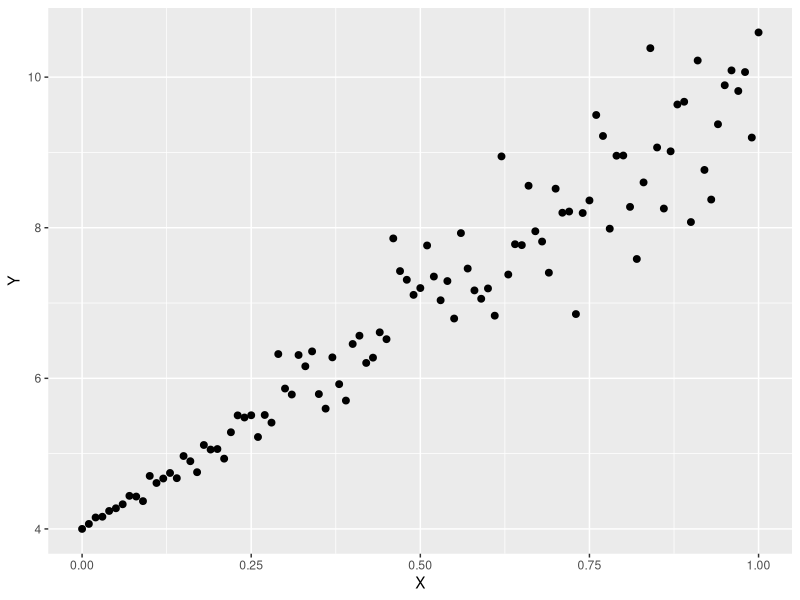
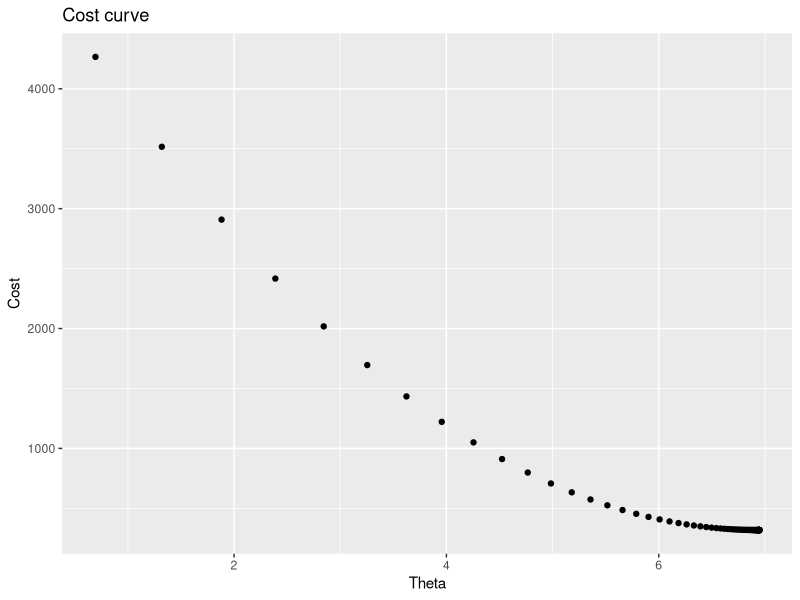
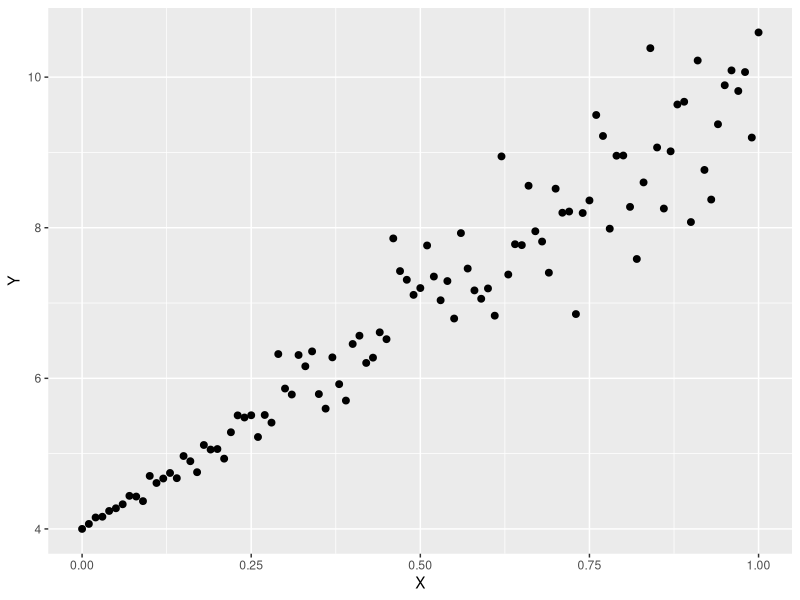
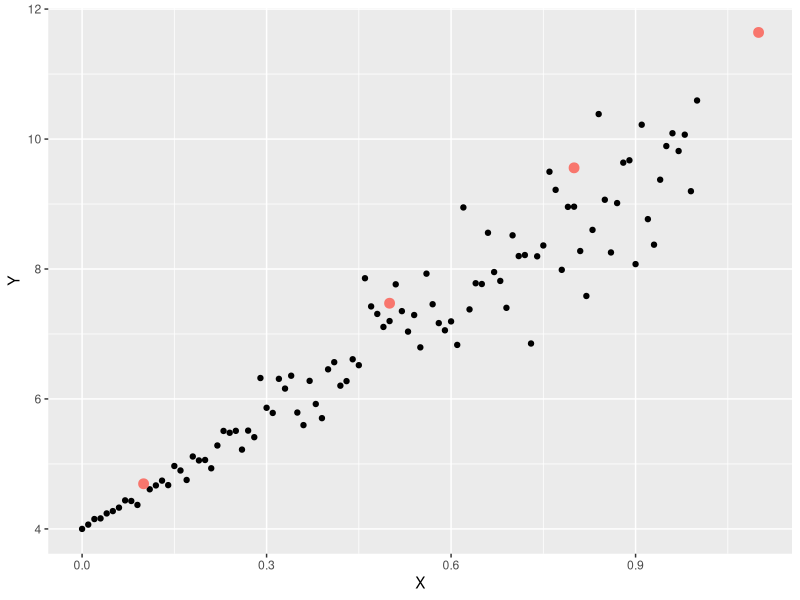

These charts were generated, in order, by the following R code:
## ---- chunk 1
library("MASS")
library(ggplot2)
data(menarche)
log_data <- data.frame(Y=menarche$Menarche/menarche$Total)
log_data$X <- menarche$Age

glm.out <- glm(cbind(Menarche, Total-Menarche) ~ Age,family=binomial(logit), data=menarche)
lm.out <- lm(Y~X, data=log_data)

log_data$fitted <- glm.out$fitted

data_points <- ggplot(log_data) + geom_point(aes(x=X,y=Y),color='blue',size=3)
line_points <- data_points + geom_abline(intercept = coef(lm.out)[1], slope = coef(lm.out)[2],color='green',size=1)
curve_points <- line_points + geom_line(aes(x=X,y=fitted),color='red',size=1) 
## ---- chunk 2
x <- seq(0,1,by=0.01)
y <- 4 + 3*x*rnorm(length(x),2,sd=0.3)
df <- data.frame(cbind(X=x,Y=y))

## take a look at the data
ggplot(data=df,aes(x=X,y=Y))+geom_point(size=2)
## ---- chunk 3
x <- cbind(1,x)  #Add ones to x  
theta<- c(0,0)  # initalize theta vector 
m <- nrow(x)  # Number of the observations 
grad_cost <- function(X,y,theta) return(sum(((X%*%theta)- y)^2))
## ---- chunk 4
gradDescent<-function(X,y,theta,iterations,alpha){
  m <- length(y)
  grad <- rep(0,length(theta))
  cost.df <- data.frame(cost=0,theta=0)
  
  for (i in 1:iterations){
    h <- X%*%theta
    grad <-  (t(X)%*%(h - y))/m
    theta <- theta - alpha * grad
    cost.df <- rbind(cost.df,c(grad_cost(X,y,theta),theta))    
  }  
  
  return(list(theta,cost.df))
}
## ---- chunk 5
## initialize X, y and theta
X1<-matrix(ncol=1,nrow=nrow(df),cbind(1,df$X))
Y1<-matrix(ncol=1,nrow=nrow(df),df$Y)

init_theta<-as.matrix(c(0))
grad_cost(X1,Y1,init_theta)

iterations = 100
alpha = 0.1
results <- gradDescent(X1,Y1,init_theta,iterations,alpha)
## ---- chunk 6
theta <- results[1][[1]]
cost.df <- results[2]
cost.df <- as.data.frame(cost.df)[-1,]
ggplot(cost.df,aes(x=cost.df$theta,y=cost.df$cost)) + geom_point()+
  ylab("Cost")+xlab("Theta")+ggtitle("Cost curve")
## ---- chunk 7
grad_cost(X1,Y1,theta[[1]])
## Make some predictions
intercept <- df[df$X==0,]$Y
pred <- function (x) return(intercept+c(x)%*%theta)
new_points <- c(0.1,0.5,0.8,1.1)
new_preds <- data.frame(X=new_points,Y=sapply(new_points,pred))
## ---- chunk 8
ggplot(data=df,aes(x=X,y=Y))+geom_point(size=2)
ggplot(data=df,aes(x=X,y=Y))+geom_point()+geom_point(data=new_preds,aes(x=X,y=Y,color='red'),size=3)+scale_colour_discrete(guide = FALSE)
